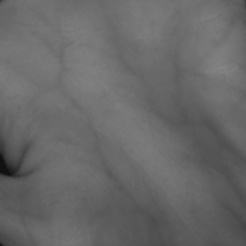
%> input picture Output/002_l_940_03.jpg, 246 x 246 px; its folder holds only this picture in this run
$ octave Untitled.m   (GNU Octave 9; MATLAB toolbox functions it lacks are replaced by stand-ins)
%> lines starting %> are read from the running program, lines starting %| are printed output that depends on the picture
%> further down, img is the input picture: size 246x246x3 uint8; min 15, max 134, mean 104.2
### anisodiff2D.m
function diff_im = anisodiff2D(im, num_iter, delta_t, kappa, option)
%> called with num_iter = 10, delta_t = 0.143, kappa = 20, option = 1
%ANISODIFF2D Conventional anisotropic diffusion
%   DIFF_IM = ANISODIFF2D(IM, NUM_ITER, DELTA_T, KAPPA, OPTION) perfoms
%   conventional anisotropic diffusion (Perona & Malik) upon a gray scale
%   image. A 2D network structure of 8 neighboring nodes is considered for
%   diffusion conduction.
%
%       ARGUMENT DESCRIPTION:
%               IM       - gray scale image (MxN).
%               NUM_ITER - number of iterations.
%               DELTA_T  - integration constant (0 <= delta_t <= 1/7).
%                          Usually, due to numerical stability this
%                          parameter is set to its maximum value.
%               KAPPA    - gradient modulus threshold that controls the conduction.
%               OPTION   - conduction coefficient functions proposed by Perona & Malik:
%                          1 - c(x,y,t) = exp(-(nablaI/kappa).^2),
%                              privileges high-contrast edges over low-contrast ones.
%                          2 - c(x,y,t) = 1./(1 + (nablaI/kappa).^2),
%                              privileges wide regions over smaller ones.
%
%       OUTPUT DESCRIPTION:
%                DIFF_IM - (diffused) image with the largest scale-space parameter.
%
%   Example
%   -------------
%   s = phantom(512) + randn(512);
%   num_iter = 15;
%   delta_t = 1/7;
%   kappa = 30;
%   option = 2;
%   ad = anisodiff2D(s,num_iter,delta_t,kappa,option);
%   figure, subplot 121, imshow(s,[]), subplot 122, imshow(ad,[])
%
% See also anisodiff1D, anisodiff3D.

% References:
%   P. Perona and J. Malik.
%   Scale-Space and Edge Detection Using Anisotropic Diffusion.
%   IEEE Transactions on Pattern Analysis and Machine Intelligence,
%   12(7):629-639, July 1990.
%
%   G. Grieg, O. Kubler, R. Kikinis, and F. A. Jolesz.
%   Nonlinear Anisotropic Filtering of MRI Data.
%   IEEE Transactions on Medical Imaging,
%   11(2):221-232, June 1992.
%
%   MATLAB implementation based on Peter Kovesi's anisodiff(.):
%   P. D. Kovesi. MATLAB and Octave Functions for Computer Vision and Image Processing.
%   School of Computer Science & Software Engineering,
%   The University of Western Australia. Available from:
%   <http://www.csse.uwa.edu.au/~pk/research/matlabfns/>.
%
% Credits:
% Daniel Simoes Lopes
% ICIST
% Instituto Superior Tecnico - Universidade Tecnica de Lisboa
% danlopes (at) civil ist utl pt
% http://www.civil.ist.utl.pt/~danlopes
%
% May 2007 original version.

% Convert input image to double.
im = double(im);

% PDE (partial differential equation) initial condition.
diff_im = im;

% Center pixel distances.
dx = 1;
dy = 1;
dd = sqrt(2);

% 2D convolution masks - finite differences.
hN = [0 1 0; 0 -1 0; 0 0 0];
hS = [0 0 0; 0 -1 0; 0 1 0];
hE = [0 0 0; 0 -1 1; 0 0 0];
hW = [0 0 0; 1 -1 0; 0 0 0];
hNE = [0 0 1; 0 -1 0; 0 0 0];
hSE = [0 0 0; 0 -1 0; 0 0 1];
hSW = [0 0 0; 0 -1 0; 1 0 0];
hNW = [1 0 0; 0 -1 0; 0 0 0];

% Anisotropic diffusion.
for t = 1:num_iter

        % Finite differences. [imfilter(.,.,'conv') can be replaced by conv2(.,.,'same')]
        nablaN = imfilter(diff_im,hN,'conv');
        nablaS = imfilter(diff_im,hS,'conv');
        nablaW = imfilter(diff_im,hW,'conv');
        nablaE = imfilter(diff_im,hE,'conv');
        nablaNE = imfilter(diff_im,hNE,'conv');
        nablaSE = imfilter(diff_im,hSE,'conv');
        nablaSW = imfilter(diff_im,hSW,'conv');
        nablaNW = imfilter(diff_im,hNW,'conv');

        % Diffusion function.
        if option == 1
            cN = exp(-(nablaN/kappa).^2);
            cS = exp(-(nablaS/kappa).^2);
            cW = exp(-(nablaW/kappa).^2);
            cE = exp(-(nablaE/kappa).^2);
            cNE = exp(-(nablaNE/kappa).^2);
            cSE = exp(-(nablaSE/kappa).^2);
            cSW = exp(-(nablaSW/kappa).^2);
            cNW = exp(-(nablaNW/kappa).^2);
        elseif option == 2
            cN = 1./(1 + (nablaN/kappa).^2);
            cS = 1./(1 + (nablaS/kappa).^2);
            cW = 1./(1 + (nablaW/kappa).^2);
            cE = 1./(1 + (nablaE/kappa).^2);
            cNE = 1./(1 + (nablaNE/kappa).^2);
            cSE = 1./(1 + (nablaSE/kappa).^2);
            cSW = 1./(1 + (nablaSW/kappa).^2);
            cNW = 1./(1 + (nablaNW/kappa).^2);
        end

        % Discrete PDE solution.
        diff_im = diff_im + ...
                  delta_t*(...
                  (1/(dy^2))*cN.*nablaN + (1/(dy^2))*cS.*nablaS + ...
                  (1/(dx^2))*cW.*nablaW + (1/(dx^2))*cE.*nablaE + ...
                  (1/(dd^2))*cNE.*nablaNE + (1/(dd^2))*cSE.*nablaSE + ...
                  (1/(dd^2))*cSW.*nablaSW + (1/(dd^2))*cNW.*nablaNW );
        % Iteration warning.
        %fprintf('\rIteration %d\n',t);
end
%> this loop made 10 passes
%> pass 1, in anisodiff2D, `nablaN = imfilter(diff_im,hN,'conv');`:
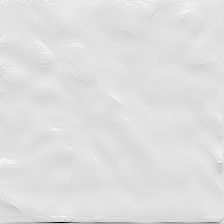
%> nablaN: size 224x224 double; min -196, max 27, mean -0.4; drawn with min black and max white
%> pass 1, in anisodiff2D, `nablaW = imfilter(diff_im,hW,'conv');`:
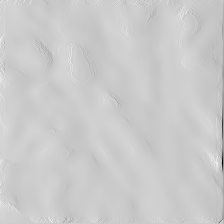
%> nablaW: size 224x224 double; min -163, max 41, mean -0.4; drawn with min black and max white
%> pass 1, in anisodiff2D, `nablaE = imfilter(diff_im,hE,'conv');`:
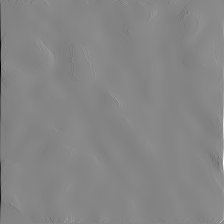
%> nablaE: size 224x224 double; min -180, max 163, mean -0.1; drawn with min black and max white
%> after the loop:
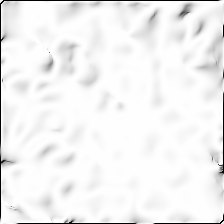
%> cSE: size 224x224 double; min 7.31e-49, max 1, mean 0.953; mean of the top-left, top-right, bottom-left and bottom-right quarters 0.944, 0.945, 0.955, 0.967
%> after the loop:
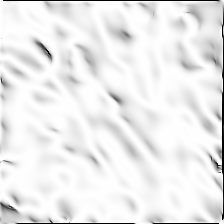
%> cSW: size 224x224 double; min 3.81e-48, max 1, mean 0.927; mean of the top-left, top-right, bottom-left and bottom-right quarters 0.93, 0.914, 0.939, 0.925
%> after the loop:
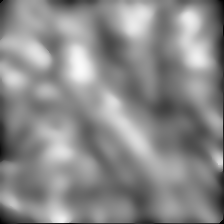
%> diff_im: size 224x224 double; min 2.36, max 251, mean 138.6

### Untitled.m
%function pre_process = preprocess_palm(~)

%Ekstrak Data Testing
datanama = dir(strcat('D:\Nuzul Kuliah\TA\Output\*.jpg'));
for i=1:length(datanama)
    tmp = strcat('D:\Nuzul Kuliah\TA\Output\',datanama(i).name);
    fileo = strcat('D:\Nuzul Kuliah\TA\resultMat\', datanama(i).name);
    img = imread(tmp);
    imgGray = rgb2gray(img);
    %% Resize Image interpolasi bikubik
    b = imresize(imgGray,[224 224]);

    %% PREPROCESSING
    %% Median Filter
    immed = medfilt2(b,[10 10]);

    %% Adaptive Histeq
    imadapt = adapthisteq(immed,'clipLimit',0.08,'Distribution','rayleigh');

    %% Adaptive Noise Removal
    imanr = wiener2(imadapt,[12 12]);

    %% Anisotropic Diffusion Filter
    imadf = anisodiff2D(imanr, 10, 1/7, 20, 1);
    % convert ke uint8
    imapa= uint8(round(imadf-1));

    %% Image Closing
    se = strel('disk',3);
    imageClose = imclose(imapa,se);

    %% Substract Image
    imsub = imsubtract(imageClose,imapa);

    %% Adjust Image
    imadj = imadjust(imsub);
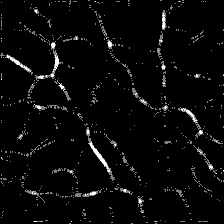
%> imadj: size 224x224 uint8; min 0, max 255, mean 8.9

    %% Image Resizing
    img_in = imresize(imadj,[224 224]);
    imshow(img_in);

    imwrite(img_in, fileo);
end

$ run again, on Output/013_l_940_04.jpg
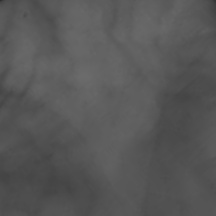
%> input picture Output/013_l_940_04.jpg, 216 x 216 px
%> img is the input picture: size 216x216x3 uint8; min 46, max 107, mean 87.3
%> after the loop in anisodiff2D, `for t = 1:num_iter`:
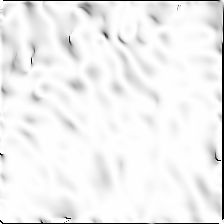
%> cSW: size 224x224 double; min 3.67e-39, max 1, mean 0.943
%> `imadj = imadjust(imsub);`:
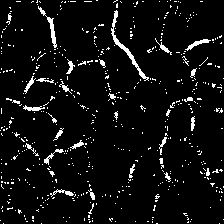
%> imadj: size 224x224 uint8; 5.9% white in thin lines or dots

$ run again, on Output/019_l_940_05.jpg
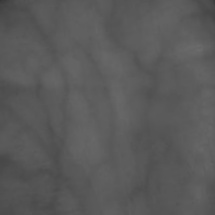
%> input picture Output/019_l_940_05.jpg, 215 x 215 px
%> img is the input picture: size 215x215x3 uint8; min 54, max 108, mean 90
%> after the loop in anisodiff2D, `for t = 1:num_iter`:
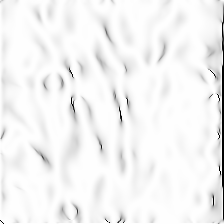
%> cW: size 224x224 double; min 4.21e-14, max 1, mean 0.958
%> `imadj = imadjust(imsub);`:
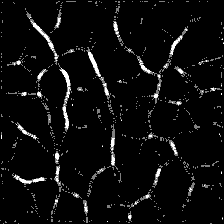
%> imadj: size 224x224 uint8; min 0, max 255, mean 12.3

$ run again, on Output/020_l_940_05.jpg
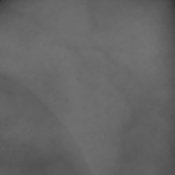
%> input picture Output/020_l_940_05.jpg, 175 x 175 px
%> img is the input picture: size 175x175x3 uint8; min 50, max 117, mean 101.7
%> `imadj = imadjust(imsub);`:
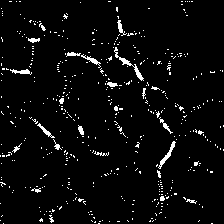
%> imadj: size 224x224 uint8; 4.1% white in thin lines or dots
